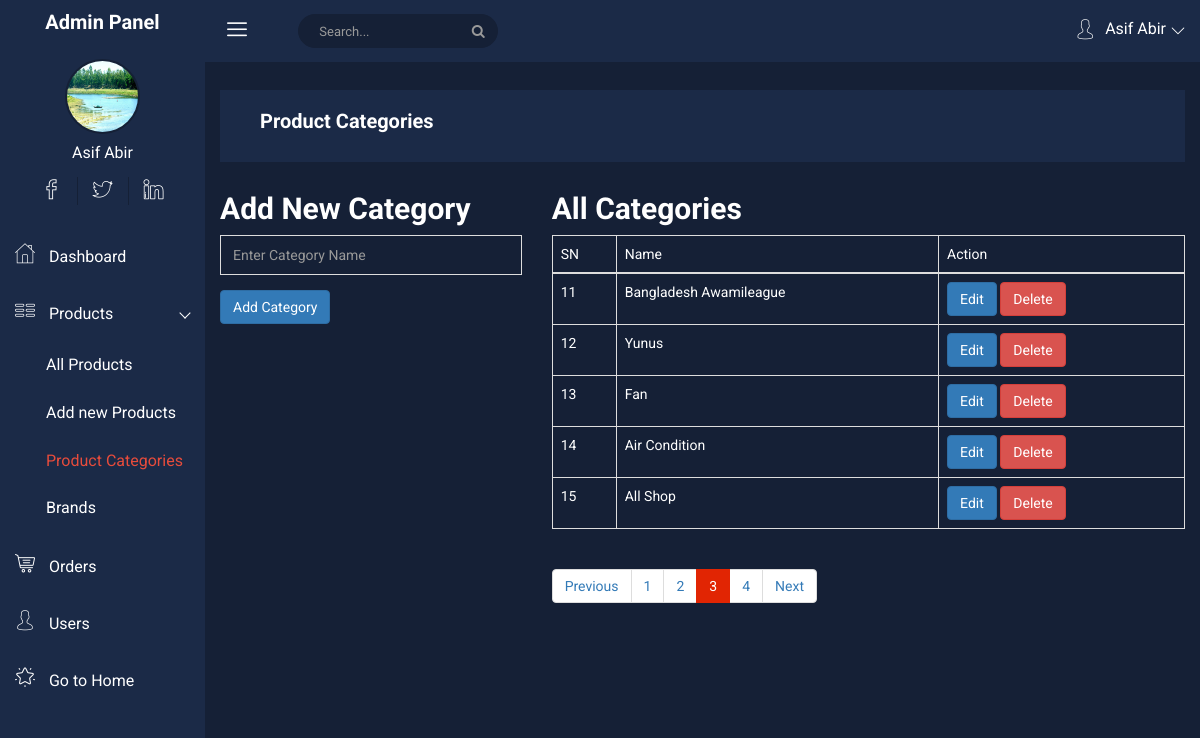
/project/admin/product-categories.php?page=3 (signed in), run on the app's committed database.
### tables this page shows
CREATE TABLE `categories` (
  `id` int(11) NOT NULL,
  `name` varchar(255) NOT NULL
);

### project/admin/product-categories.php (the view, shortened to what this page needs)
<?php require_once "./headder.php" ?>
<?php require_once "./sidebar.php" ?>
<?php
$pageNumber = isset($_GET['page']) ? (int)$_GET['page'] : null;
?>
<div class="all-content-wrapper" style="color: white">
    <div class="container-fluid">
        <div class="row">
            <div class="col-lg-12 col-md-12 col-sm-12 col-xs-12">
                <div class="logo-pro">
                    <a href="index.html"><img class="main-logo" src="img/logo/logo.png" alt="" /></a>
                </div>
            </div>
        </div>
    </div>
    <?php
    require_once "./top-header.php";
    ?>
    <div class="container-fluid">
        <?php if(!isset($_GET['editId']) && !isset($_GET['deleteId'])){ ?>
        <div class="row">
            <div class="col-md-4">
                <h2>
                    Add New Category
                </h2>
                <form action="" method="post">
                    <div class="form-group-inner">
                        <input type="text" name="category" class="form-control" placeholder="Enter Category Name">
                    </div>
                    <button type="submit" class="btn btn-primary" name="addCat">Add Category</button>
                </form>
            </div>
            <div class="col-md-8">
                <h2>All Categories</h2>
                <table class="table table-bordered">
                    <thead>
                        <tr>
                            <td>SN</td>
                            <td>Name</td>
                            <td>Action</td>
                        </tr>
                    </thead>
                    <tbody>
                        <?php
                        $sql = "SELECT * FROM `categories`";
                        $query = $conn->query($sql);
                        $totalCategories = $query->num_rows;
                        $perPage = 5;
                        $totalPages = ceil($totalCategories / $perPage);
                        $start = ($pageNumber - 1) * $perPage;
                        $sql = "SELECT * FROM `categories` LIMIT $start, $perPage";
                        $query = $conn->query($sql);
                        $sn = $start + 1;
                        while($row = $query->fetch_assoc()){
                        ?>
                        <tr>
                            <td><?php echo $sn++ ?></td>
                            <td><?php echo $row['name'] ?></td>
                            <td>
                                <a href="product-categories.php?page=<?= $pageNumber ?>&editId=<?php echo $row['id'] ?>" class="btn btn-primary">Edit</a>
                                <a href="product-categories.php?page=<?= $pageNumber ?>&deleteId=<?php echo $row['id'] ?>" class="btn btn-danger">Delete</a>
                            </td>
                        </tr>
                        <?php } ?>
                    </tbody>
                </table>
                <nav aria-label="Page navigation example">
                    <ul class="pagination">
                        <li class="page-item <?php if($pageNumber <= 1){ echo 'disabled'; } ?>"><a class="page-link" href="product-categories.php?page=<?php echo $pageNumber - 1 ?>">Previous</a></li>
                        <?php for($i = 1; $i <= $totalPages; $i++){ ?>
                        <li class="page-item <?php if($pageNumber == $i){ echo 'active'; } ?>"><a class="page-link" href="product-categories.php?page=<?php echo $i ?>"><?php echo $i ?></a></li>
                        <?php } ?>
                        <li class="page-item <?php if($pageNumber >= $totalPages){ echo 'disabled'; } ?>"><a class="page-link" href="product-categories.php?page=<?php echo $pageNumber + 1 ?>">Next</a></li>
                    </ul>
                </nav>
            </div>
        </div>
        <?php } ?>
    </div>
</div>
<?php require_once "./footer.php" ?>

### project/admin/css/main.css (style rules this page uses)
html { color: #222; font-size: 1em; line-height: 1.4; }
input[type="text"], input[type="password"], input[type="email"], textarea { color: #fff !important; }

### data on the page
categories: name "Bangladesh Awamileague"
categories: name "Yunus"
categories: name "Fan"
categories: name "Air Condition"
categories: name "All Shop"

### other printed values
$_SESSION['user']['name'] "Asif Abir"
$breadcome "Product Categories"
